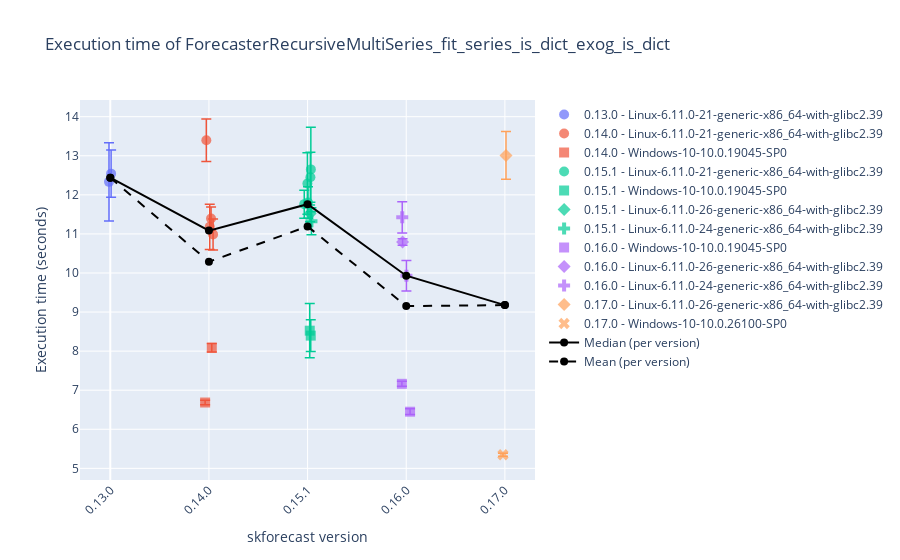
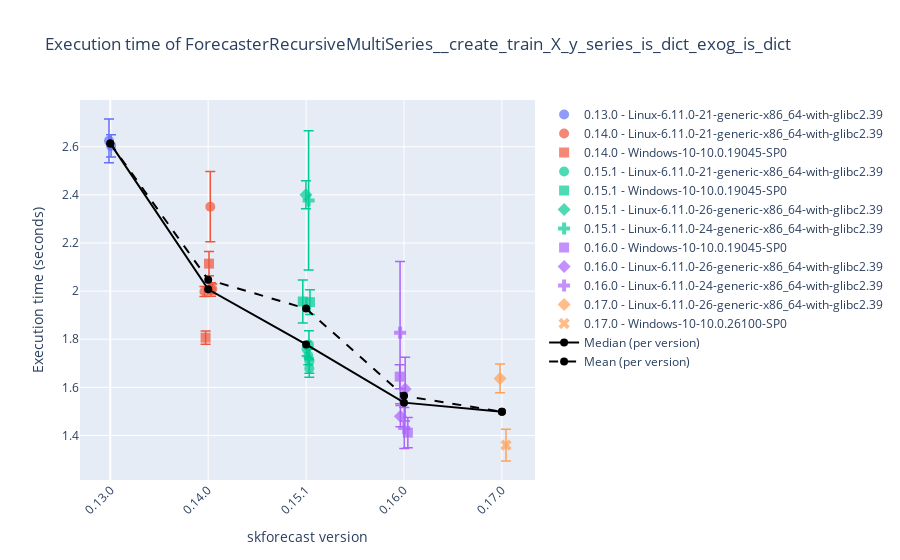
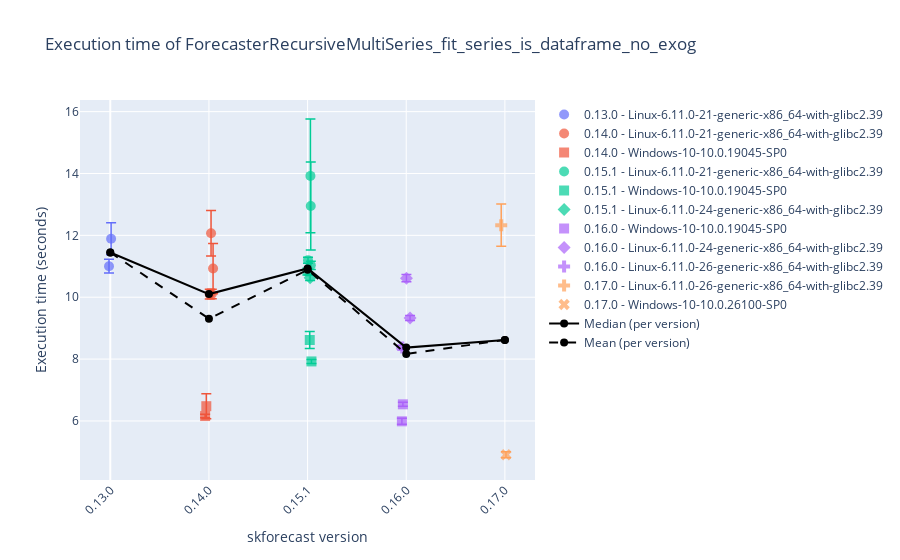
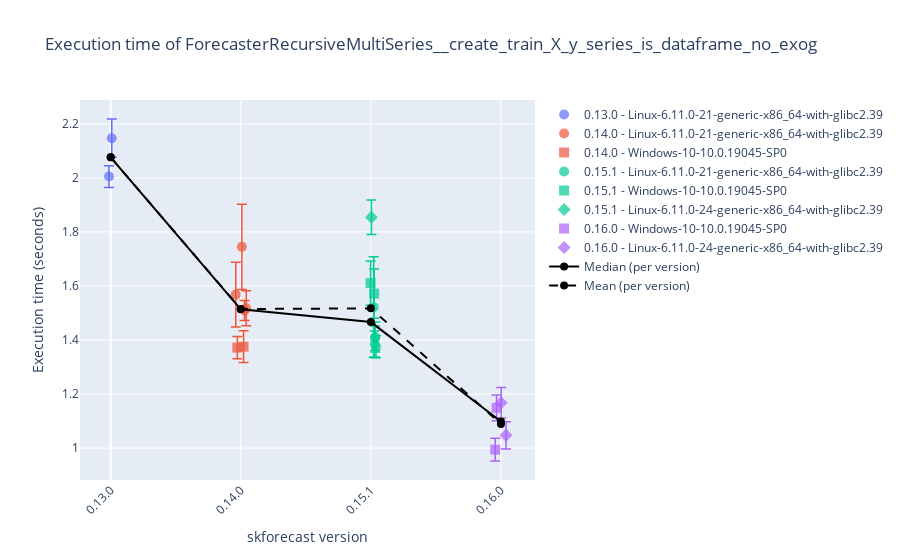

Notebook cell for these charts, in order:
### Code cell
# Plot results
# ==============================================================================
display_df = False
selected_date = None
# 'Linux-6.11.0-24-generic-x86_64-with-glibc2.39'
# 'Windows-10-10.0.19045-SP0'
selected_platform = None

results_benchmark_all = joblib.load("./benchmark.joblib")
results_benchmark = results_benchmark_all.query("forecaster_name in ['ForecasterRecursiveMultiSeries', 'ForecasterAutoregMultiSeries']")
results_benchmark = results_benchmark.query("regressor_name == 'LGBMRegressor'")
for function_name in results_benchmark['function_name'].unique():
    df = results_benchmark.query(f"function_name == '{function_name}'")
    if selected_date:
        df = df[df['datetime'].dt.date == pd.to_datetime(selected_date).date()]
    if selected_platform:
        df = df[df['platform'] == selected_platform]
    if display_df:
        display(df.tail(3))
    plot_benchmark_results(df.copy(), function_name, add_median=True, add_mean=True)
